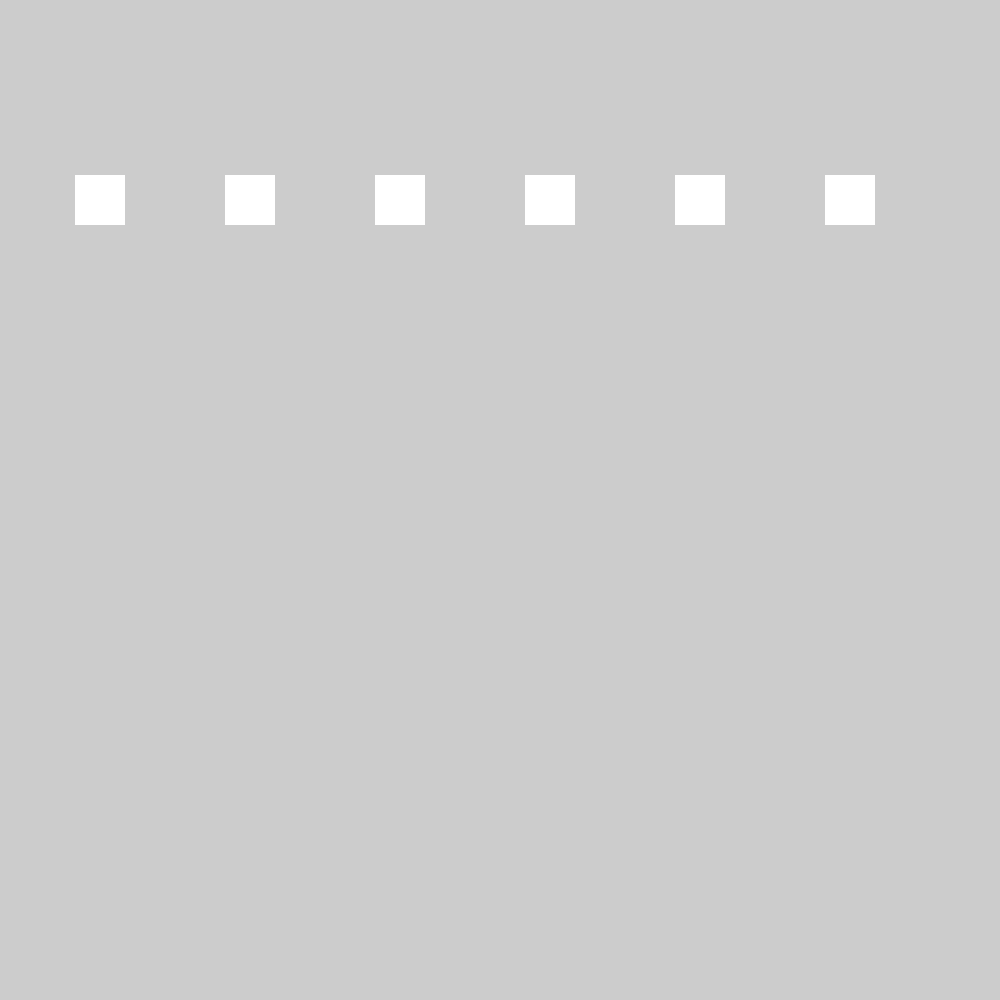
Frame 1 (no input)
Frame 60 (the mouse pressed at the canvas centre just before this capture): identical to frame 1, image omitted
Frame 120 (the mouse held since frame 60 and released just before this capture): identical to frame 1, image omitted

The Processing sketch that drew this single still picture (run headless with seeded random() and noise(); from frame 60 on, the mouse is pressed at the canvas centre):

// Processing sketch: Exercise_9_8_Button_Class_with_Button_Array_and_Color_Array
// ── Exercise_9_8_Button_Class_with_Button_Array_and_Color_Array.pde
// We say we want to create an array of type Button, we call the array button and we want to make an array with 6
Button[] button = new Button[6];

void setup() {
  size(1000, 1000);
  // we make an array of type Color, we call the array colors and we create 6 colors for our 6 buttons
  color[] colors = {
    color(255, 0, 0),
    color(0, 255, 0),
    color(0, 0, 255),
    color(255, 125, 0),
    color(0, 125, 255),
    color(0, 125, 125)
  };
  // We initialize our button array with unique positions and colors using a for loop
  for (int i = 0; i < button.length; i++) {
    button[i] = new Button(100 + i * 150, 200, 50, 50, colors[i]);
  }
}

void draw() {
  // We use the loop here to ensure that the buttons are displayed each time the draw() loop loops
  for (int i = 0; i < button.length; i++) {
    // The reason it says button[i] is because we loop through the array and so in the first iteration i will be =
    // 0, then i will be = 1 and then 2 and 3 and so on, so when we say button[i] we basically call what position
    // in the button array we currently are on.
    button[i].display();
  }
}
void mousePressed() {
  // We use the loop here to check whether the click occurred inside one of the buttons. The loop goes through
  // all the buttons in the array and calls the click() method on each one.
  for (int i = 0; i < button.length; i++) {
    button[i].click(mouseX, mouseY);
  }
}

// ── Button.pde
class Button {
  // Instance variables, the stuff that a button class could use
  float x;
  float y;
  float w;
  float h;
  color c;
  boolean on;

  // The button constructor
  Button(float x, float y, float w, float h, color c) {
    // Telling the program which variables we mean when we say this.x we mean the x from our instance variables
    this.x = x;
    this.y = y;
    this.w = w;
    this.h = h;
    this.c = c;
    on = false;
  }

  // A method to display the rectangles/buttons
  void display() {
    noStroke();
    // An if statement that checks if the boolean variable on is on, and if it is on then fill the buttons with
    // the color variable c. If "on" is false we just have the buttons be white
    if (on) {
      fill(c);
    } else {
      fill(255);
    }
    // Creating the rectangle to be our buttons, we just our variables x,y,w,h so the program is scalable
    rectMode(CENTER);
    rect(x, y, w, h);
  }

  // A method that checks if the mouse coordinates is on the button, and if so then we change our "on" variable
  // to be on (it starts by being off)
  void click(float mx, float my) {
    if (mx > x - w/2 && mx < x+w/2 && my > y - h/2 && my < y + h/2) {
      on = !on; // toggle between off and on
    }
  }
}
